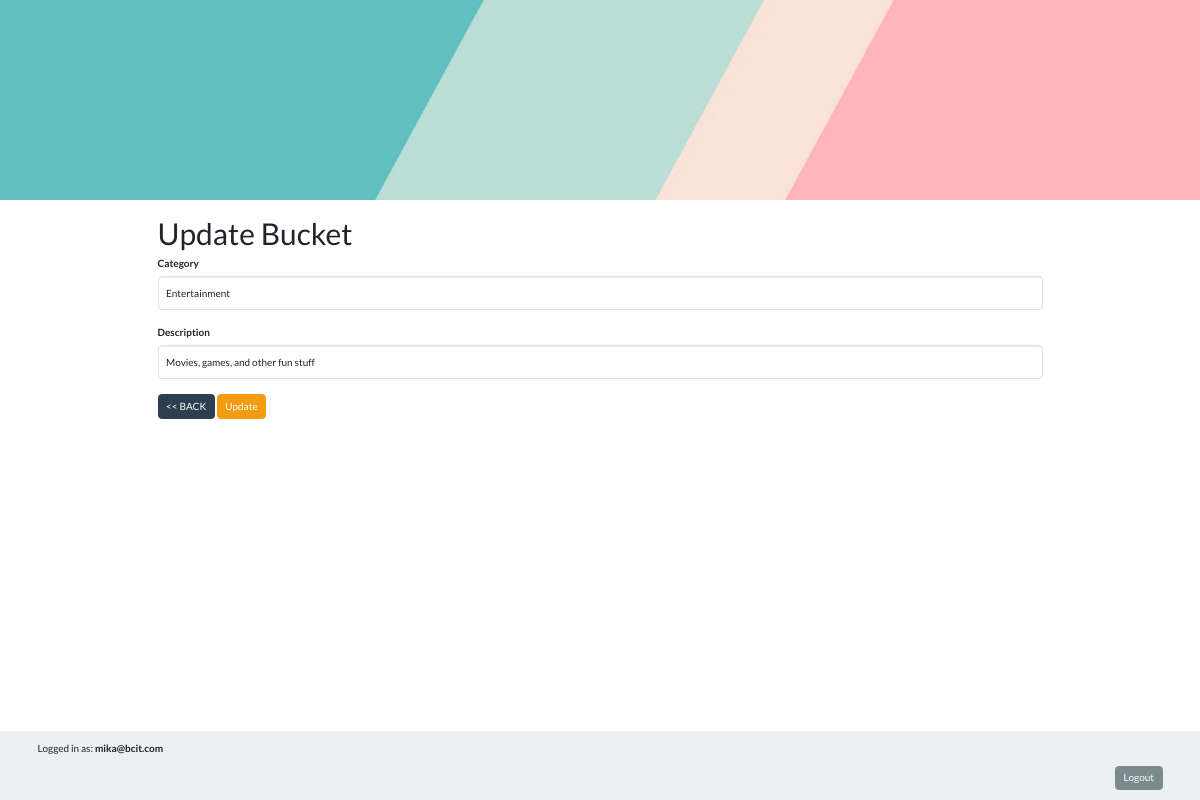
/src/actions/update/update_bucket.php?id=4 (signed in), run on the app's committed database.
### tables this page shows
CREATE TABLE buckets (
                id INTEGER PRIMARY KEY AUTOINCREMENT,
                category TEXT NOT NULL,
                description TEXT NOT NULL
            );

### src/classes/Bucket.php (called while the page is built, shortened)
<?php
class Bucket
{
  public static function findById($bucketId)
  {
    $db = Database::getConnection();
    $stmt = $db->prepare('SELECT * FROM buckets WHERE id = ?');
    $stmt->bindValue(1, $bucketId, SQLITE3_INTEGER);
    $result = $stmt->execute();
    return $result->fetchArray(SQLITE3_ASSOC);
  }
}

### src/actions/update/update_bucket.php (the view, shortened to what this page needs)
<?php
include($_SERVER['DOCUMENT_ROOT'] . "/src/inc_header.php");
require_once("../../classes/Bucket.php");
if (isset($_GET['id'])) {
  $bucketId = $_GET['id'];
  $bucket = Bucket::findById($bucketId);
  if ($bucket) {
?>
    <h1>Update Bucket</h1>
    <form action="update_bucket_process.php" method="post">
      <div class="form-group">
        <label for="Category" class="control-label">Category</label>
        <input type="text" class="form-control" name="Category" id="Category" value="<?php echo htmlspecialchars($bucket['category']); ?>">
      </div>
      <div class="form-group">
        <label for="Description" class="control-label">Description</label>
        <input type="text" class="form-control" name="Description" id="Description" value="<?php echo htmlspecialchars($bucket['description']); ?>">
      </div>
      <div class="form-group">
        <a href="../../actions/admin/manage_keywords.php" class="btn btn-small btn-primary">&lt;&lt; BACK</a>
        <input type="submit" value="Update" name="submit" class="btn btn-warning">
      </div>
    </form>
<?php
  } else {
    echo "<p>Bucket with ID $bucketId not found.</p>";
  }
} else {
  echo "<p>No bucket ID provided.</p>";
}
include("../../inc_footer.php");
?>

### data on the page
buckets: Category "Entertainment", Description "Movies, games, and other fun stuff"

### other printed values
$_SESSION['user_email'] "mika@bcit.com"
